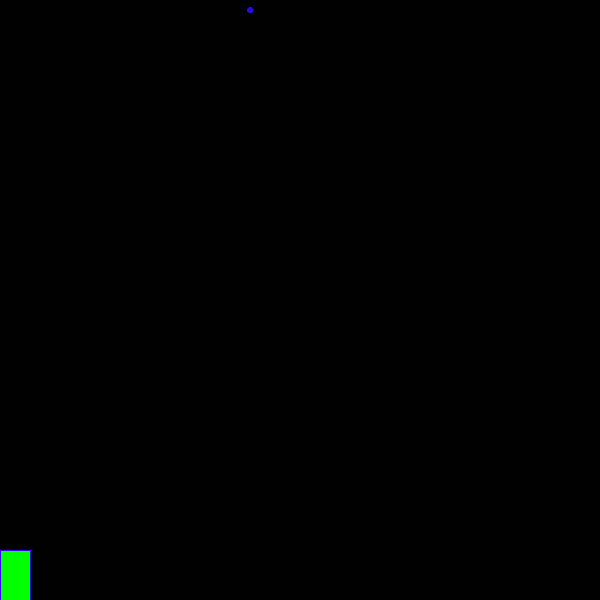
Frame 1 (no input)
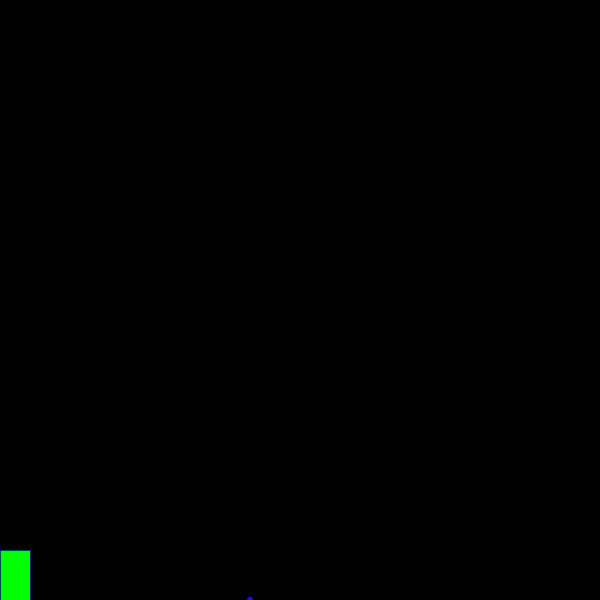
Frame 60 (the mouse pressed at the canvas centre just before this capture)
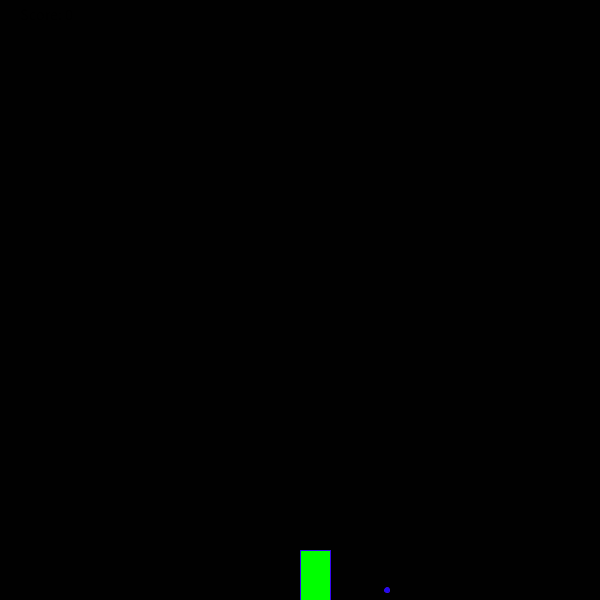
Frame 120 (the mouse held since frame 60 and released just before this capture)

The Processing sketch that drew these frames (run headless with seeded random() and noise(); from frame 60 on, the mouse is pressed at the canvas centre):

// Processing sketch: RainDropCatch
// ── RainDropCatch.pde

void setup(){
  size(600,600);

   
   
}
int e = 0;
 int randomNumber = 250;
 int score = 0;
void draw(){

  e=e+10;
    background(1,1,1);
      fill(30, 10, 243);
    stroke(54, 10, 240);
    ellipse(randomNumber, e, 5, 5);
    fill(0,255,0);
   rect(mouseX, 550, 30, 50);
    fill(0, 0, 0);
    textSize(16);
    text("Score: " + score, 20, 20);
       
if(e>600){
  checkCatch(randomNumber);
  e=0;
    randomNumber = (int) random(600);
}
  
  
  
}
  void checkCatch(int x){
         if (x > mouseX && x < mouseX+100)
            score++;
         else if (score > 0) 
            score--;
        println("Your score is now: " + score);
    }
